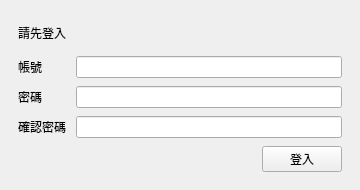
<?xml version="1.0" encoding="UTF-8"?>
<ui version="4.0">
 <class>authDialogContent</class>
 <widget class="QWidget" name="authDialogContent">
  <property name="geometry">
   <rect>
    <x>0</x>
    <y>0</y>
    <width>360</width>
    <height>190</height>
   </rect>
  </property>
  <property name="minimumSize">
   <size>
    <width>360</width>
    <height>190</height>
   </size>
  </property>
  <property name="maximumSize">
   <size>
    <width>360</width>
    <height>190</height>
   </size>
  </property>
  <property name="windowTitle">
   <string>登入</string>
  </property>
  <layout class="QGridLayout" name="authLayout">
   <property name="horizontalSpacing">
    <number>10</number>
   </property>
   <property name="verticalSpacing">
    <number>8</number>
   </property>
   <property name="leftMargin">
    <number>18</number>
   </property>
   <property name="topMargin">
    <number>18</number>
   </property>
   <property name="rightMargin">
    <number>18</number>
   </property>
   <property name="bottomMargin">
    <number>18</number>
   </property>
   <item row="0" column="0" colspan="2">
    <widget class="SubtitleLabel" name="topLabel">
     <property name="text">
      <string>請先登入</string>
     </property>
    </widget>
   </item>
   <item row="1" column="0">
    <widget class="BodyLabel" name="usernameLabel">
     <property name="text">
      <string>帳號</string>
     </property>
    </widget>
   </item>
   <item row="1" column="1">
    <widget class="LineEdit" name="usernameEdit" />
   </item>
   <item row="2" column="0">
    <widget class="BodyLabel" name="passwordLabel">
     <property name="text">
      <string>密碼</string>
     </property>
    </widget>
   </item>
   <item row="2" column="1">
    <widget class="PasswordLineEdit" name="passwordEdit">
     </widget>
   </item>
   <item row="3" column="0">
    <widget class="BodyLabel" name="confirmLabel">
     <property name="text">
      <string>確認密碼</string>
     </property>
    </widget>
   </item>
   <item row="3" column="1">
    <widget class="PasswordLineEdit" name="confirmEdit">
     </widget>
   </item>
   <item row="4" column="1" alignment="Qt::AlignRight">
    <widget class="PrimaryPushButton" name="submitButton">
     <property name="text">
      <string>登入</string>
     </property>
    </widget>
   </item>
  </layout>
 </widget>
 <customwidgets>
  <customwidget>
   <class>BodyLabel</class>
   <extends>QLabel</extends>
   <header>qfluentwidgets</header>
  </customwidget>
  <customwidget>
   <class>LineEdit</class>
   <extends>QLineEdit</extends>
   <header>qfluentwidgets</header>
  </customwidget>
  <customwidget>
   <class>PasswordLineEdit</class>
   <extends>QLineEdit</extends>
   <header>qfluentwidgets</header>
  </customwidget>
  <customwidget>
   <class>PrimaryPushButton</class>
   <extends>QPushButton</extends>
   <header>qfluentwidgets</header>
  </customwidget>
  <customwidget>
   <class>SubtitleLabel</class>
   <extends>QLabel</extends>
   <header>qfluentwidgets</header>
  </customwidget>
 </customwidgets>
 <resources />
 <connections />
</ui>
